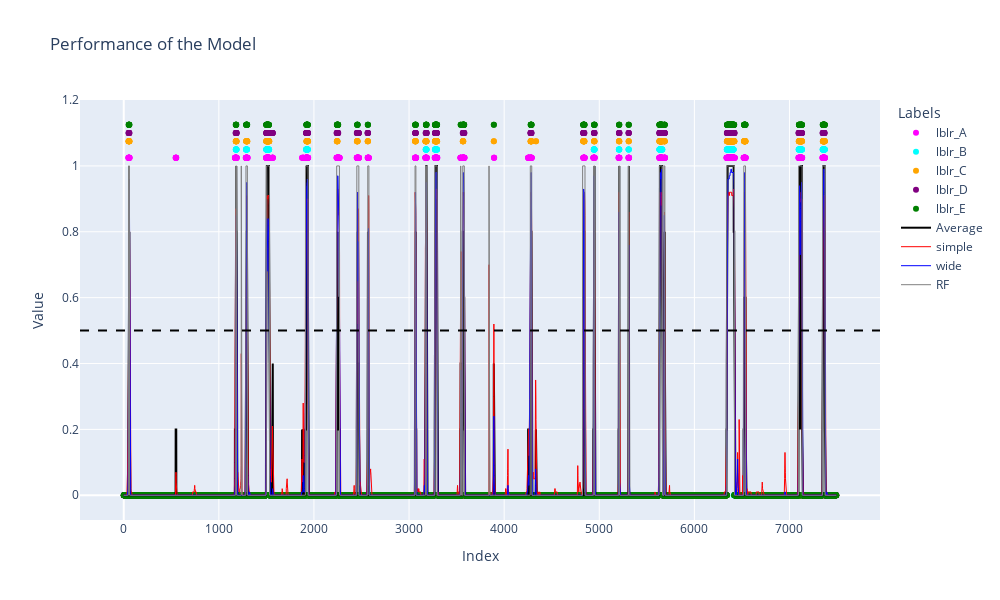

This figure's notebook cell:
### Code cell
import plotly.graph_objects as go

# Create a figure
fig = go.Figure()

# Add traces for each label set
fig.add_trace(go.Scatter(x=list(range(len(labels_A["obj_2"]))), y=[x * 1.025 for x in labels_A["obj_1"]], mode='markers', name='lblr_A', marker=dict(color='magenta')))
fig.add_trace(go.Scatter(x=list(range(len(labels_B["obj_2"]))), y=[x * 1.05 for x in labels_B["obj_1"]], mode='markers', name='lblr_B', marker=dict(color='cyan')))
fig.add_trace(go.Scatter(x=list(range(len(labels_C["obj_2"]))), y=[x * 1.075 for x in labels_C["obj_1"]], mode='markers', name='lblr_C', marker=dict(color='orange')))
fig.add_trace(go.Scatter(x=list(range(len(labels_D["obj_2"]))), y=[x * 1.10 for x in labels_D["obj_1"]], mode='markers', name='lblr_D', marker=dict(color='purple')))
fig.add_trace(go.Scatter(x=list(range(len(labels_E["obj_2"]))), y=[x * 1.125 for x in labels_E["obj_1"]], mode='markers', name='lblr_E', marker=dict(color='green')))

fig.add_trace(go.Scatter(x=list(range(len(avrg_example["obj_2"]))), y=avrg_example["obj_1"], mode='lines', name='Average', line=dict(color='black')))

fig.add_trace(go.Scatter(x=list(range(len(autolabels_simple["obj_2"]))), y=autolabels_simple["obj_1"], mode='lines', name='simple', line=dict(color='red', width=1)))
fig.add_trace(go.Scatter(x=list(range(len(autolabels_wide["obj_2"]))), y=autolabels_wide["obj_1"], mode='lines', name='wide', line=dict(color='blue', width=1)))
fig.add_trace(go.Scatter(x=list(range(len(autolabels_RF["obj_2"]))), y=autolabels_RF["obj_1"], mode='lines', name='RF', line=dict(color='gray', width=1)))


# Add horizontal lines
fig.add_hline(y=0.5, line_dash="dash", line_color="black")

# Update layout
fig.update_layout(
title="Performance of the Model",
xaxis_title="Index",
yaxis_title="Value",
legend_title="Labels",
height=600,
width=1000,
yaxis=dict(range=[None, 1.2])
)

# Show the plot
fig.show()

### Figure 1 — Plotly figure (JSON) as saved in the notebook; plotly's stock layout.template omitted (floating-point values rounded to 4 significant figures; data arrays with more than 128 entries replaced by an {"elided": "..."} marker saying what was removed)
{"data": [{"marker": {"color": "magenta"}, "mode": "markers", "name": "lblr_A", "type": "scatter", "x": {"elided": "7493 int values"}, "y": {"elided": "7493 float values"}}, {"marker": {"color": "cyan"}, "mode": "markers", "name": "lblr_B", "type": "scatter", "x": {"elided": "7493 int values"}, "y": {"elided": "7493 float values"}}, {"marker": {"color": "orange"}, "mode": "markers", "name": "lblr_C", "type": "scatter", "x": {"elided": "7493 int values"}, "y": {"elided": "7493 float values"}}, {"marker": {"color": "purple"}, "mode": "markers", "name": "lblr_D", "type": "scatter", "x": {"elided": "7493 int values"}, "y": {"elided": "7493 float values"}}, {"marker": {"color": "green"}, "mode": "markers", "name": "lblr_E", "type": "scatter", "x": {"elided": "7493 int values"}, "y": {"elided": "7493 float values"}}, {"line": {"color": "black"}, "mode": "lines", "name": "Average", "type": "scatter", "x": {"elided": "7493 int values"}, "y": {"elided": "7493 float values"}}, {"line": {"color": "red", "width": 1}, "mode": "lines", "name": "simple", "type": "scatter", "x": {"elided": "7493 int values"}, "y": {"elided": "7493 float values"}}, {"line": {"color": "blue", "width": 1}, "mode": "lines", "name": "wide", "type": "scatter", "x": {"elided": "7493 int values"}, "y": {"elided": "7493 float values"}}, {"line": {"color": "gray", "width": 1}, "mode": "lines", "name": "RF", "type": "scatter", "x": {"elided": "7493 int values"}, "y": {"elided": "7493 int values"}}], "layout": {"height": 600, "legend": {"title": {"text": "Labels"}}, "shapes": [{"line": {"color": "black", "dash": "dash"}, "type": "line", "x0": 0, "x1": 1, "xref": "x domain", "y0": 0.5, "y1": 0.5, "yref": "y"}], "title": {"text": "Performance of the Model"}, "width": 1000, "xaxis": {"title": {"text": "Index"}}, "yaxis": {"range": [null, 1.2], "title": {"text": "Value"}}}}
